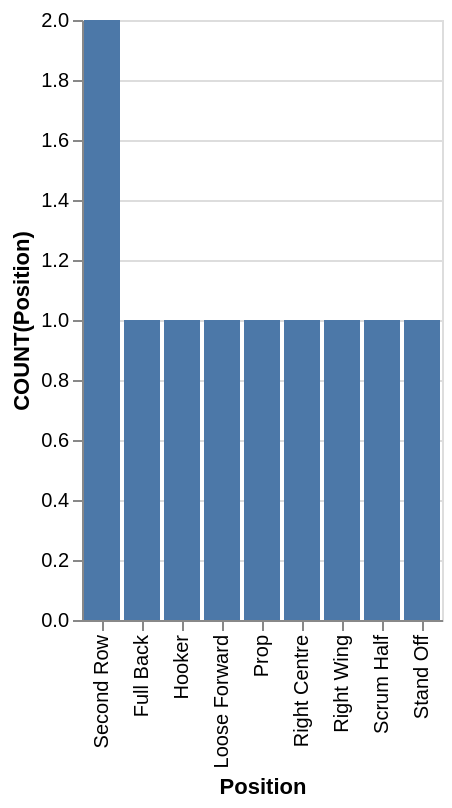

This figure's Vega-Lite source:
### Vega-Lite specification from a JSON file in a GitHub repository (floating-point values rounded to 4 significant figures)
{"data": {"values": [{"x_data": "Full Back", "y_data": 1}, {"x_data": "Hooker", "y_data": 1}, {"x_data": "Loose Forward", "y_data": 1}, {"x_data": "Prop", "y_data": 1}, {"x_data": "Right Centre", "y_data": 1}, {"x_data": "Right Wing", "y_data": 1}, {"x_data": "Scrum Half", "y_data": 1}, {"x_data": "Second Row", "y_data": 2}, {"x_data": "Stand Off", "y_data": 1}]}, "mark": "bar", "encoding": {"x": {"field": "x_data", "type": "nominal", "title": "Position", "sort": {"op": "sum", "field": "y_data", "order": "descending"}}, "y": {"field": "y_data", "type": "quantitative", "title": "COUNT(Position)"}}}
